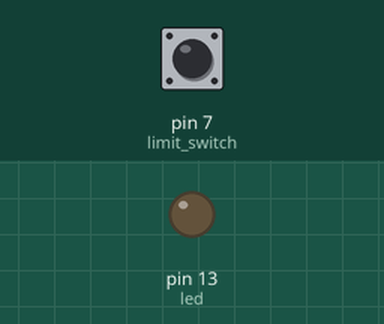
Recording of a sketch running on a simulated Arduino Uno, built with avr-gcc and run on an emulated ATmega328P. Shown: output pins drawn as LEDs (lit = HIGH). The test bench sets the inputs (shaded band); at power-on: pin 7 (limit_switch) HIGH. The ROS host is connected and sends only what is stated; what the sketch prints to the serial monitor is not drawn.

Above: at 1.2 s.
1.3 s: pin 7 (limit_switch) pulled LOW for 0.15 s
At 1.37 s:
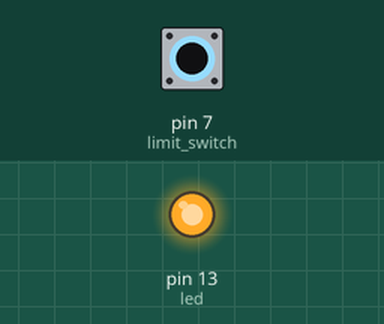
2.9 s: pin 7 (limit_switch) pulled LOW for 3.2 s
At 7.0 s:
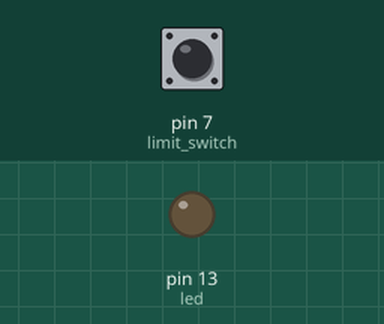
Timing chart, 0 to 8.5 s (numbered marks = the images above; inputs shaded):
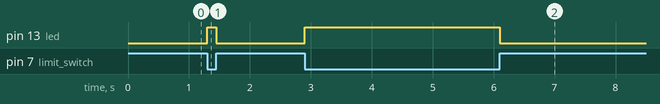

Measured:
- after the input at 1.3 s, pin 13 (led): LOW → HIGH at once, → LOW 0.15 s later
- after the input at 2.9 s, pin 13 (led): LOW → HIGH at once, → LOW 3.2 s later

The sketch:

limit_switch.ino
```cpp
/* Pin layout
 *  Arduino ---> Limit switch
 *  COM ---> 5V,  7
 *  NC ---> GND
 */

#include <ros.h>
#include <std_msgs/Bool.h>

ros::NodeHandle nh;

std_msgs::Bool switch_msg;
ros::Publisher switch_pub("limit_switch", &switch_msg);

int limit_switch = 7;
int led = 13;
bool switch_status;

void setup() {
  Serial.begin(9600);
  nh.initNode();
  nh.advertise(switch_pub);

  pinMode(limit_switch, INPUT);
  pinMode(led, OUTPUT);
  digitalWrite(led, LOW);
}

void loop() {
  if(digitalRead(limit_switch) == LOW) {
    digitalWrite(led, HIGH);
    switch_status = true;
    Serial.println(switch_status);
    switch_msg.data = switch_status;
    switch_pub.publish( &switch_msg );
  }
  else {
    digitalWrite(led, LOW);
    switch_status = false;
    Serial.println(switch_status);
    switch_msg.data = switch_status;
    switch_pub.publish( &switch_msg );
  }
  nh.spinOnce();
  delay(1);
}
```
